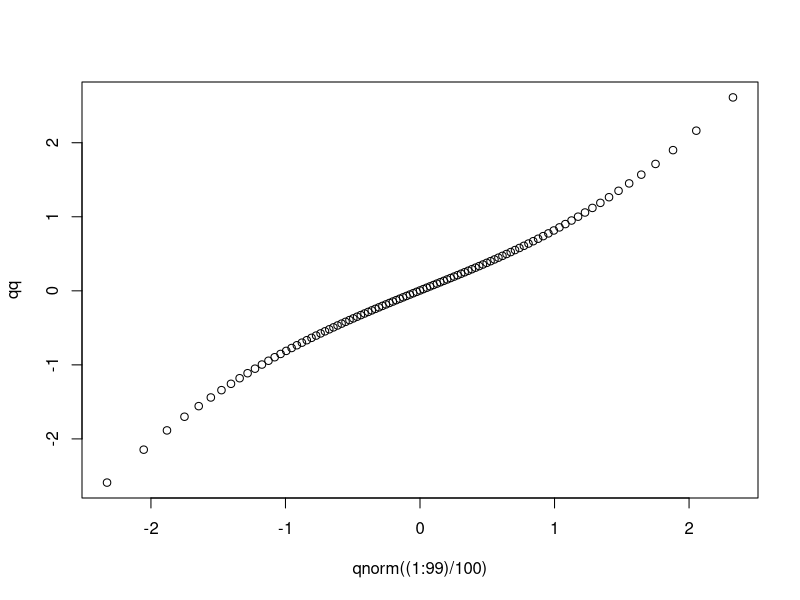
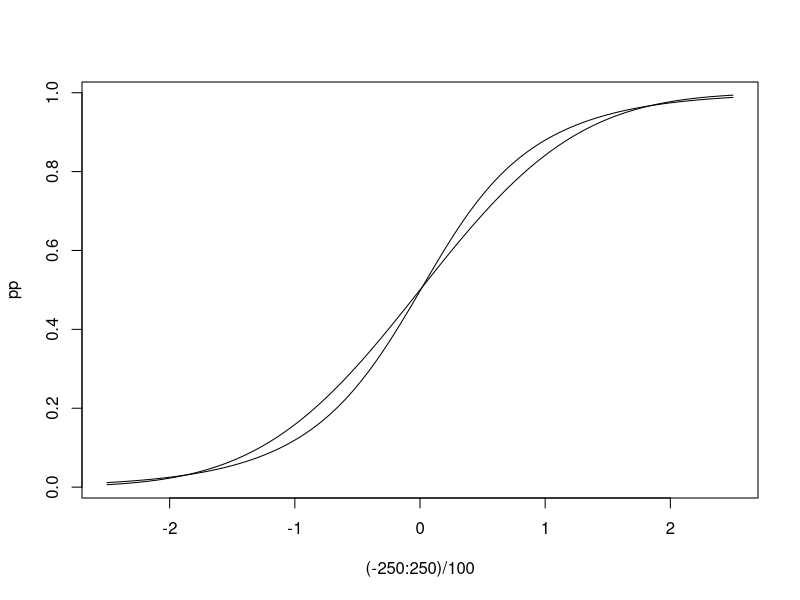
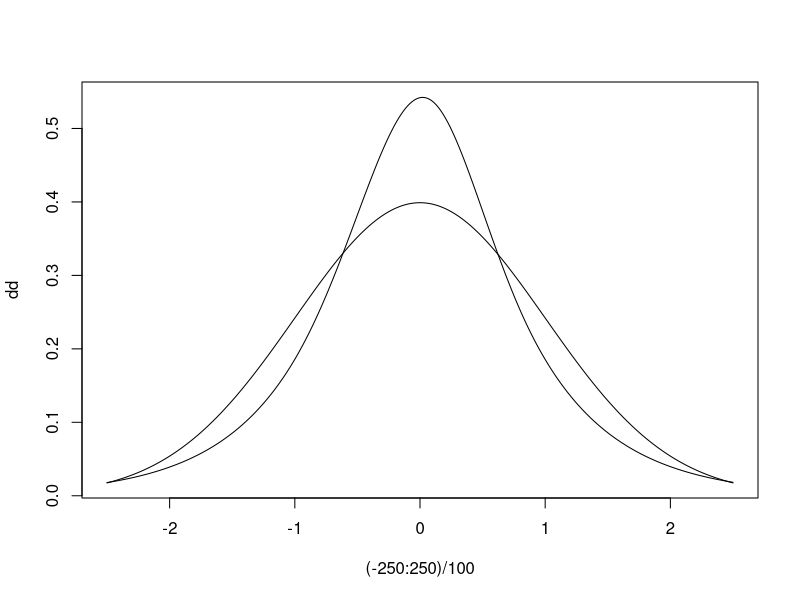

The R source for these figures, in order:
library(polspline)


### Name: dlogspline
### Title: Logspline Density Estimation
### Aliases: dlogspline plogspline qlogspline rlogspline
### Keywords: distribution smooth

### ** Examples

x <- rnorm(100)
fit <- logspline(x)
qq <- qlogspline((1:99)/100, fit)
plot(qnorm((1:99)/100), qq)                  # qq plot of the fitted density
pp <- plogspline((-250:250)/100, fit)
plot((-250:250)/100, pp, type = "l")
lines((-250:250)/100,pnorm((-250:250)/100))  # asses the fit of the distribution
dd <- dlogspline((-250:250)/100, fit)
plot((-250:250)/100, dd, type = "l")
lines((-250:250)/100, dnorm((-250:250)/100)) # asses the fit of the density
rr <- rlogspline(100, fit)                   # random sample from fit
